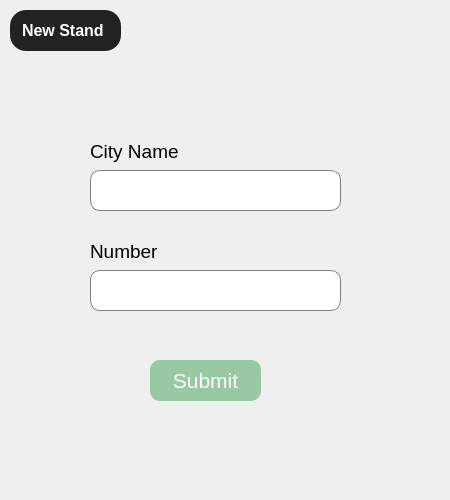
<?xml version="1.0" encoding="UTF-8"?>
<ui version="4.0">
 <class>CreateStandDialog</class>
 <widget class="QDialog" name="CreateStandDialog">
  <property name="geometry">
   <rect>
    <x>0</x>
    <y>0</y>
    <width>450</width>
    <height>500</height>
   </rect>
  </property>
  <property name="windowTitle">
   <string>Dialog</string>
  </property>
  <widget class="QLineEdit" name="cityName_lineEdit">
   <property name="geometry">
    <rect>
     <x>90</x>
     <y>170</y>
     <width>251</width>
     <height>41</height>
    </rect>
   </property>
   <property name="font">
    <font>
     <family>Arial</family>
     <pointsize>14</pointsize>
    </font>
   </property>
   <property name="styleSheet">
    <string notr="true">QLineEdit {
    width: 150px;
    height: 30px;
    border-radius: 10px;
    list-style: none;
    border: 1px solid grey;
	padding-left: 12px;
	padding-right: 12px;
}</string>
   </property>
  </widget>
  <widget class="QLabel" name="cityName_label">
   <property name="enabled">
    <bool>true</bool>
   </property>
   <property name="geometry">
    <rect>
     <x>90</x>
     <y>140</y>
     <width>91</width>
     <height>23</height>
    </rect>
   </property>
   <property name="sizePolicy">
    <sizepolicy hsizetype="Fixed" vsizetype="Fixed">
     <horstretch>0</horstretch>
     <verstretch>0</verstretch>
    </sizepolicy>
   </property>
   <property name="font">
    <font>
     <family>Arial</family>
     <pointsize>16</pointsize>
    </font>
   </property>
   <property name="frameShape">
    <enum>QFrame::NoFrame</enum>
   </property>
   <property name="text">
    <string>&lt;html&gt;&lt;head/&gt;&lt;body&gt;&lt;p&gt;&lt;span style=&quot; font-size:14pt;&quot;&gt;City Name&lt;/span&gt;&lt;/p&gt;&lt;/body&gt;&lt;/html&gt;</string>
   </property>
  </widget>
  <widget class="QLabel" name="manageStands_label">
   <property name="geometry">
    <rect>
     <x>10</x>
     <y>10</y>
     <width>111</width>
     <height>41</height>
    </rect>
   </property>
   <property name="styleSheet">
    <string notr="true">QLabel {
    font-size: 16px;
    font-weight: bold; 
	background-color: #222;
    color: #fff;
    border-radius: 16px;    
    padding-right: 8px;
	padding-left: 8px;
}</string>
   </property>
   <property name="text">
    <string>New Stand</string>
   </property>
  </widget>
  <widget class="QLineEdit" name="standNumber_lineEdit">
   <property name="geometry">
    <rect>
     <x>90</x>
     <y>270</y>
     <width>251</width>
     <height>41</height>
    </rect>
   </property>
   <property name="font">
    <font>
     <family>Arial</family>
     <pointsize>14</pointsize>
    </font>
   </property>
   <property name="styleSheet">
    <string notr="true">QLineEdit {
    border-radius: 10px;
    list-style: none;
    border: 1px solid grey;
	padding-left: 12px;
	padding-right: 12px;
}</string>
   </property>
  </widget>
  <widget class="QLabel" name="standNumber_label">
   <property name="enabled">
    <bool>true</bool>
   </property>
   <property name="geometry">
    <rect>
     <x>90</x>
     <y>240</y>
     <width>131</width>
     <height>23</height>
    </rect>
   </property>
   <property name="sizePolicy">
    <sizepolicy hsizetype="Fixed" vsizetype="Fixed">
     <horstretch>0</horstretch>
     <verstretch>0</verstretch>
    </sizepolicy>
   </property>
   <property name="font">
    <font>
     <family>Arial</family>
     <pointsize>16</pointsize>
    </font>
   </property>
   <property name="frameShape">
    <enum>QFrame::NoFrame</enum>
   </property>
   <property name="text">
    <string>&lt;html&gt;&lt;head/&gt;&lt;body&gt;&lt;p&gt;&lt;span style=&quot; font-size:14pt;&quot;&gt;Number&lt;/span&gt;&lt;/p&gt;&lt;/body&gt;&lt;/html&gt;</string>
   </property>
  </widget>
  <widget class="QPushButton" name="submitButton">
   <property name="geometry">
    <rect>
     <x>150</x>
     <y>360</y>
     <width>111</width>
     <height>41</height>
    </rect>
   </property>
   <property name="font">
    <font>
     <pointsize>16</pointsize>
    </font>
   </property>
   <property name="cursor">
    <cursorShape>PointingHandCursor</cursorShape>
   </property>
   <property name="styleSheet">
    <string notr="true">QPushButton {
    width: 100px;
    height: 35px;
    background: #98c9a3; 
    color: #ffffff; 
    border-radius: 10px;
}

QPushButton:hover {
    background: #7fba8f;
	border: 1px solid black;
}</string>
   </property>
   <property name="text">
    <string>Submit</string>
   </property>
  </widget>
 </widget>
 <resources/>
 <connections/>
</ui>
